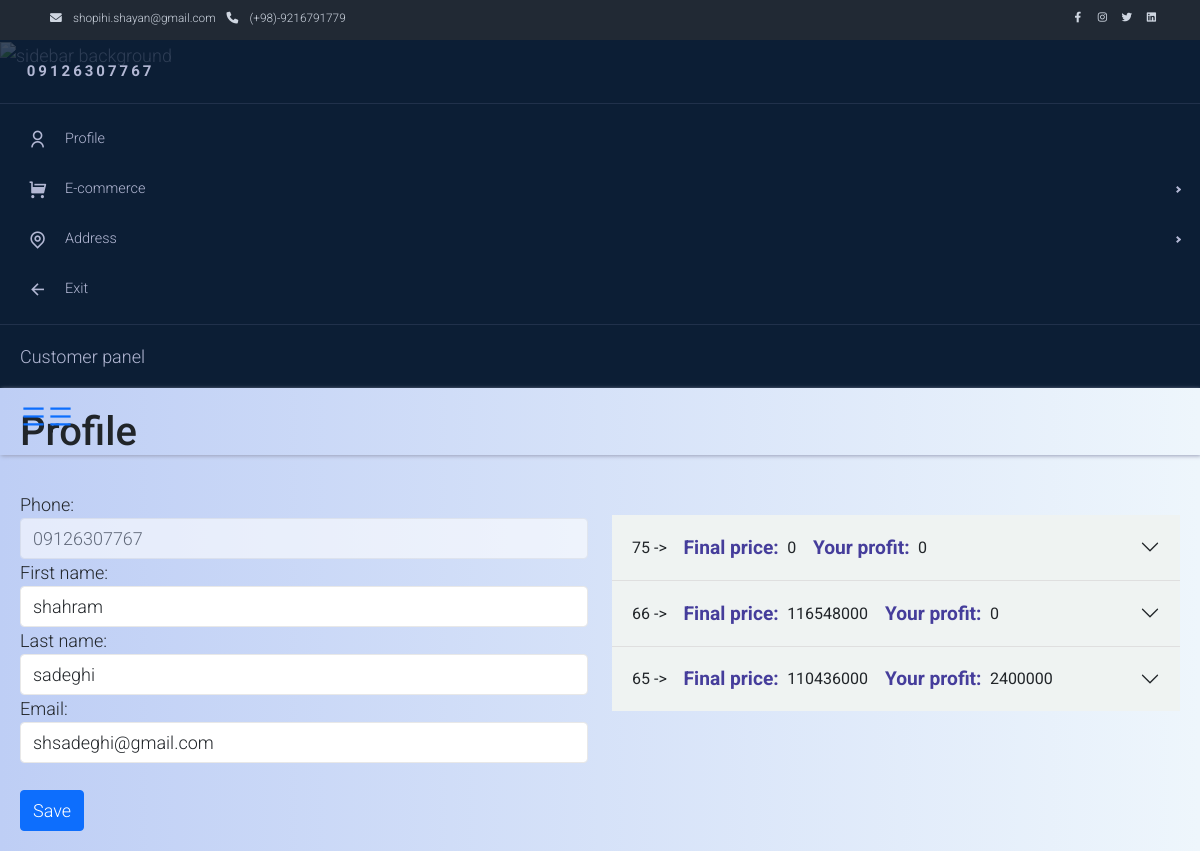
Screenshot of /en/customers/profile/ (signed in) with the database file from the repository.
### core/models.py (models this page shows, shortened)
class User(AbstractUser):
    phone = models.CharField(max_length=13, unique=True,verbose_name=_('Phone Number'),
                             help_text=_('Phone number used as username'))
    USERNAME_FIELD = 'phone'
    objects = MyUserManager()
    class Meta:
        verbose_name = _('User')
        verbose_name_plural = _('Users')

### orders/models.py (models this page shows, shortened)
class Cart(BaseModel):
    total_price = models.PositiveIntegerField(default=0, verbose_name=_('Total Price'), null=True, blank=True, )
    final_price = models.PositiveIntegerField(default=0, verbose_name=_('Final Price'), null=True, blank=True, )
    off_code = models.ForeignKey('OffCode', on_delete=models.CASCADE, related_name='carts', null=True, blank=True,
                                 verbose_name=_('Off Code'))
    customer = models.ForeignKey(Customer, on_delete=models.RESTRICT, related_name='ccarts', verbose_name=_('Customer'))
    address = models.ForeignKey(to=Address, on_delete=models.SET_NULL, related_name='acarts', verbose_name=_('Address'),
                                null=True, blank=True)
    open = models.BooleanField(default=True)
    @property
    def profit(self):
        return self.total_price - self.final_price
    class Meta:
        index_together = [('customer', 'created'),
                          ('off_code', 'customer')]
        ordering = ('-created',)
        verbose_name = _('Cart')
        verbose_name_plural = _('Carts')

### customers/views.py (the view, shortened to what this page needs)
# urls.py: path('profile/', views.CustomerProfileView.as_view(), name='profile'),
class CustomerProfileView(LoginRequiredMixin, View):
    info_user_form_class = CustomerForm
    def get(self, request, *args, **kwargs):
        CartItem.remove_loaded_items_key(request)
        user = request.user
        customer = Customer.objects.get(user=user)
        carts = customer.ccarts.all()
        user_info = {
            'phone': user.phone,
            'first_name': user.first_name,
            'last_name': user.last_name,
            'email': user.email
        }
        form = self.info_user_form_class(initial=user_info)
        categories = Category.objects.all()
        context = {
            'form': form,
            'categories': categories,
            'customer': customer,
            'carts': carts,
        }
        return render(request, 'customers/profile.html', context)

### customers/forms.py
class CustomerForm(forms.Form):
    phone = forms.CharField(max_length=100,
                            widget=forms.TextInput(attrs={'placeholder': 'Phone',
                                                          'class': 'form-control'}))
    first_name = forms.CharField(max_length=100, widget=forms.TextInput(attrs={'placeholder': 'First name',
                                                                               'class': 'form-control'}))
    last_name = forms.CharField(max_length=100, widget=forms.TextInput(attrs={'placeholder': 'Last name',
                                                                              'class': 'form-control'}))
    email = forms.EmailField(max_length=100,
                             widget=forms.TextInput(attrs={'placeholder': 'Email',
                                                           'class': 'form-control'}))

### core/custom_context_processor.py (called while the page is built)
def category_renderer(request):
    return {
        'categories': Category.objects.all(),
    }

### core/manager.py (called while the page is built)
    def get_queryset(self):
        return super().get_queryset().filter(is_deleted=False)

### customers/models.py (called while the page is built)
    def __str__(self):
        return f"{self.state} | {self.city} | {self.extra_detail}"

### orders/models.py (called while the page is built)
    @staticmethod
    def remove_loaded_items_key(request):
        if 'loaded_items' in request.session:
            request.session.pop('loaded_items')

    @property
    def price(self):
        return self.product.final_price * self.count

    def __str__(self):
        sign = ' Tomans' if self.type == 0 else '%'
        return f"{self.value}" + sign

### customers/templates/customers/profile.html (shortened to what this page needs)
{% extends 'layouts/__base.html' %}
{% load static %}
{% load i18n %}
{% block extra_head %}
    <link rel='stylesheet'
          href='https://unpkg.com/css-pro-layout@1.1.0/dist/css/css-pro-layout.css'>
    <link rel='stylesheet'
          href='https://cdn.jsdelivr.net/npm/remixicon@2.2.0/fonts/remixicon.css'>
    <link rel="stylesheet" href="{% static 'css/profile.css' %}">
{% endblock %}
{% block navbar %}
    <nav class="navbar navbar-expand-lg bg-dark navbar-light d-none d-lg-block" id="templatemo_nav_top">
        <div class="container text-light">
            <div class="w-100 d-flex justify-content-between">
                <div>
                    <i class="fa fa-envelope mx-2"></i>
                    <a class="navbar-sm-brand text-light text-decoration-none" href="mailto:info@company.com">
                        shopihi.shayan@gmail.com
                    </a>
                    <i class="fa fa-phone mx-2"></i>
                    <a class="navbar-sm-brand text-light text-decoration-none" href="tel:010-020-0340">
                        (+98)-9216791779
                    </a>
                </div>
                <div>
                    <a class="text-light" href="https://fb.com/templatemo" target="_blank" rel="sponsored"></a>
                    <a class="text-light" href="https://www.instagram.com/" target="_blank"></a>
                    <a class="text-light" href="https://twitter.com/" target="_blank"></a>
                    <a class="text-light" href="https://www.linkedin.com/" target="_blank"></a>
                </div>
            </div>
        </div>
    </nav>
{% endblock %}
{% block body_content %}
    <div class="layout has-sidebar fixed-sidebar fixed-header">
        {% include 'inc/_sidebar_profile.html' %}
        <div class="layout">
            <header class="header" style="position:absolute;width: 100vw;">
                <a id="btn-collapse" href="#">
                    <i class="ri-menu-line ri-xl"></i>
                </a>
                <a id="btn-toggle" href="#" class="sidebar-toggler break-point-lg">
                    <i class="ri-menu-line ri-xl"></i>
                </a>
            </header>
            <main class="content">
                <div>
                    <h1>{% trans 'Profile' %}</h1>
                    <br>
                    <div class="row">
                        <form action="" method="post" class="form-group col-lg-6 col-sm-12" novalidate>
                            {% for field in form %}
                                <div class="form-group">
                                    {{ field.label_tag }}
                                    {{ field }}
                                </div>
                            {% endfor %}
                            <br>
                            <input type="submit" value="Save" class="btn btn-primary">
                        </form>
                        <div class="accordion accordion-flush mt-4 col-lg-6 col-sm-12" id="accordionFlushExample">
                            <div class="accordion-item">
                                <h2 class="accordion-header" id="flush-headingOne">
                                    <button class="accordion-button collapsed" type="button" data-bs-toggle="collapse" data-bs-target="#flush-collapseOne" aria-expanded="false" aria-controls="flush-collapseOne">
                                        {% for cart in carts|slice:":1" %}
                                            {{ cart.id }} -> <pre>  </pre><span class="label2">{% trans 'Final price' %}: </span><pre> </pre>
                                            {{ cart.final_price }}<pre>  </pre>
                                            <span class="label2">{% trans 'Your profit' %}: </span><pre> </pre>
                                            {{ cart.profit }}
                                        {% endfor %}
                                    </button>
                                </h2>
                            </div>
                            <div class="accordion-item">
                                <h2 class="accordion-header" id="flush-headingTwo">
                                    <button class="accordion-button collapsed" type="button" data-bs-toggle="collapse" data-bs-target="#flush-collapseTwo" aria-expanded="false" aria-controls="flush-collapseTwo">
                                        {% for cart in carts|slice:"1:2" %}
                                            {{ cart.id }} -> <pre>  </pre><span class="label2">{% trans 'Final price' %}: </span><pre> </pre>
                                            {{ cart.final_price }}<pre>  </pre>
                                            <span class="label2">{% trans 'Your profit' %}: </span><pre> </pre>
                                            {{ cart.profit }}
                                        {% endfor %}
                                    </button>
                                </h2>
                            </div>
                            <div class="accordion-item">
                                <h2 class="accordion-header" id="flush-headingThree">
                                    <button class="accordion-button collapsed" type="button" data-bs-toggle="collapse" data-bs-target="#flush-collapseThree" aria-expanded="false" aria-controls="flush-collapseThree">
                                        {% for cart in carts|slice:"2:3" %}
                                            {{ cart.id }} -> <pre>  </pre><span class="label2">{% trans 'Final price' %}: </span><pre> </pre>
                                            {{ cart.final_price }}<pre>  </pre>
                                            <span class="label2">{% trans 'Your profit' %}: </span><pre> </pre>
                                            {{ cart.profit }}
                                        {% endfor %}
                                    </button>
                                </h2>
                            </div>
                        </div>
                    </div>
                </div>
            </main>
        </div>
    </div>
{% endblock %}

### templates/inc/_sidebar_profile.html (shortened to what this page needs)
{% load static %}
<aside id="sidebar" class="sidebar break-point-lg has-bg-image">
    <div class="image-wrapper">
        <img src="https://user-images.githubusercontent.com/25878302/144499035-2911184c-76d3-4611-86e7-bc4e8ff84ff5.jpg" alt="sidebar background" />
    </div>
    <div class="sidebar-layout">
        <div class="sidebar-header">
        <span style="
                text-transform: uppercase;
                font-size: 15px;
                letter-spacing: 3px;
                font-weight: bold;
              ">
           {{ request.user.phone }}
        </span>
        </div>
        <div class="sidebar-content">
            <nav class="menu open-current-submenu">
                <ul>
                    <li class="menu-item">
                        <a href="{% url 'customers:profile' %}">
                                    <span class="menu-icon">
                                      <i class="ri-user-line"></i>
                                    </span>
                            <span class="menu-title">Profile</span>
                        </a>
                    </li>
                    <li class="menu-item sub-menu">
                        <a href="#">
                <span class="menu-icon">
                  <i class="ri-shopping-cart-fill"></i>
                </span>
                            <span class="menu-title">E-commerce</span>
                        </a>
                    </li>
                    <li class="menu-item sub-menu">
                        <a href="#">
                <span class="menu-icon">
                  <i class="ri-map-pin-line"></i>
                </span>
                            <span class="menu-title">Address</span>
                        </a>
                    </li>
                    <li class="menu-item">
                        <a href="{% url 'products:home' %}">
                <span class="menu-icon">
                  <i class="ri-arrow-left-line"></i>
                </span>
                            <span class="menu-title">Exit</span>
                        </a>
                    </li>
                </ul>
            </nav>
        </div>
        <div class="sidebar-footer"><span>Customer panel</span></div>
    </div>
</aside>

### static/css/templatemo.css (style rules this page uses)
body, ul, li, p, a, label, input, div { font-family: 'Roboto', sans-serif; font-size: 18px !important; font-weight: 300 !important; }
.text-light { color: #cfd6e1 !important; }
.bg-dark { background-color: #212934 !important; }
#templatemo_nav_top { min-height: 40px; }
#templatemo_nav_top * { font-size: .9em !important; }
.form-control { border: 1px solid #e8e8e8; }

### static/css/profile.css (style rules this page uses)
.layout { z-index: 1; }
.layout .header { box-shadow: 1px 1px 4px #9aa0b9; display: flex; align-items: center; padding: 20px; }
.layout .content { padding: 20px; display: flex; flex-direction: column; }
.sidebar { color: #b3b8d4; overflow-x: hidden !important; position: relative; background-color: #0c1e35; }
.sidebar .image-wrapper { position: absolute; top: 0; right: 0; bottom: 0; left: 0; opacity: 0.2; z-index: 1; display: none; }
.sidebar .image-wrapper > img { width: 100%; height: 100%; object-fit: cover; object-position: center; }
.sidebar.has-bg-image .image-wrapper { display: block; }
.sidebar .sidebar-layout { height: 100%; display: flex; flex-direction: column; position: relative; z-index: 2; }
.sidebar .sidebar-layout .sidebar-header { height: 64px; min-height: 64px; display: flex; align-items: center; padding: 0 20px; border-bottom: 1px solid rgba(83, 93, 125, 0.3); }
.sidebar .sidebar-layout .sidebar-header > span { overflow: hidden; white-space: nowrap; text-overflow: ellipsis; }
.sidebar .sidebar-layout .sidebar-content { flex-grow: 1; padding: 10px 0; }
.sidebar .sidebar-layout .sidebar-footer { height: 64px; min-height: 64px; display: flex; align-items: center; border-top: 1px solid rgba(83, 93, 125, 0.3); padding: 0 20px; }
.sidebar .sidebar-layout .sidebar-footer > span { overflow: hidden; white-space: nowrap; text-overflow: ellipsis; }
.layout .sidebar .menu ul { list-style-type: none; padding: 0; margin: 0; }
.layout .sidebar .menu .menu-item a { display: flex; align-items: center; height: 50px; padding: 0 20px; color: #b3b8d4; }
.layout .sidebar .menu .menu-item a .menu-icon { font-size: 1.2rem; width: 35px; min-width: 35px; height: 35px; line-height: 35px; text-align: center; display: inline-block; margin-right: 10px; border-radius: 2px; transition: color 0.3s; }
.layout .sidebar .menu .menu-item a .menu-icon i { display: inline-block; }
.layout .sidebar .menu .menu-item a .menu-title { font-size: 0.9rem; overflow: hidden; text-overflow: ellipsis; white-space: nowrap; flex-grow: 1; transition: color 0.3s; }
.layout .sidebar .menu .menu-item.sub-menu { position: relative; }
.layout .sidebar .menu .menu-item.sub-menu > a::after { content: ""; transition: transform 0.3s; border-right: 2px solid currentcolor; border-bottom: 2px solid currentcolor; width: 5px; height: 5px; transform: rotate(-45deg); }
* { box-sizing: border-box; }
body { margin: 0; height: 100vh; font-family: "Roboto", sans-serif; color: #212529; }
a { text-decoration: none; }
.header { position: relative; }
.accordion-button { background-color: #eff3f2; }
input { background-color: #fcfcfc; }
main { background-image: linear-gradient(to right,#becef5,#eef6fc); }
.label2 { color: #453d9b; font-weight: bold; font-size: 1.2rem; }
[name|="phone"] { pointer-events: none; cursor: default; opacity: 0.6; }

### rows the page displays
User: user.phone "09126307767", form "09126307767" "shahram" "sadeghi" "shsadeghi@gmail.com"
Cart: id "75", final_price "0", profit "0"
Cart: id "66", final_price "116548000", profit "0"
Cart: id "65", final_price "110436000", profit "2400000"

### other values shown
{{ field.label_tag }} "Phone:" "First name:" "Last name:" "Email:"
